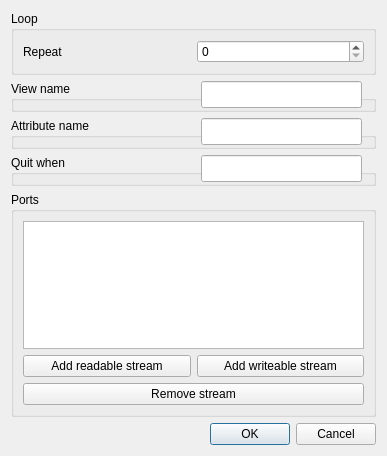
<?xml version="1.0" encoding="UTF-8"?>
<ui version="4.0">
 <class>DMGUIBoostLoop</class>
 <widget class="QDialog" name="DMGUIBoostLoop">
  <property name="geometry">
   <rect>
    <x>0</x>
    <y>0</y>
    <width>387</width>
    <height>456</height>
   </rect>
  </property>
  <property name="windowTitle">
   <string>Dialog</string>
  </property>
  <layout class="QVBoxLayout" name="verticalLayout">
   <item>
    <widget class="QGroupBox" name="groupBox_2">
     <property name="title">
      <string>Loop</string>
     </property>
     <layout class="QHBoxLayout" name="horizontalLayout">
      <item>
       <widget class="QLabel" name="label">
        <property name="text">
         <string>Repeat</string>
        </property>
       </widget>
      </item>
      <item>
       <widget class="QSpinBox" name="repeats"/>
      </item>
     </layout>
    </widget>
   </item>
   <item>
    <widget class="QGroupBox" name="groupBox_3">
     <property name="title">
      <string>View name</string>
     </property>
     <widget class="QLineEdit" name="viewnames">
      <property name="geometry">
       <rect>
        <x>190</x>
        <y>0</y>
        <width>161</width>
        <height>27</height>
       </rect>
      </property>
     </widget>
    </widget>
   </item>
   <item>
    <widget class="QGroupBox" name="groupBox_4">
     <property name="title">
      <string>Attribute name</string>
     </property>
     <widget class="QLineEdit" name="attributenames">
      <property name="geometry">
       <rect>
        <x>190</x>
        <y>0</y>
        <width>161</width>
        <height>27</height>
       </rect>
      </property>
     </widget>
    </widget>
   </item>
   <item>
    <widget class="QGroupBox" name="groupBox_5">
     <property name="title">
      <string>Quit when </string>
     </property>
     <widget class="QLineEdit" name="filternames">
      <property name="geometry">
       <rect>
        <x>190</x>
        <y>0</y>
        <width>161</width>
        <height>27</height>
       </rect>
      </property>
     </widget>
    </widget>
   </item>
   <item>
    <widget class="QGroupBox" name="groupBox">
     <property name="title">
      <string>Ports</string>
     </property>
     <layout class="QGridLayout" name="gridLayout">
      <item row="2" column="0">
       <widget class="QPushButton" name="addReadStream">
        <property name="text">
         <string>Add readable stream</string>
        </property>
       </widget>
      </item>
      <item row="2" column="1">
       <widget class="QPushButton" name="addWriteStream">
        <property name="text">
         <string>Add writeable stream</string>
        </property>
       </widget>
      </item>
      <item row="1" column="0" colspan="2">
       <widget class="QListWidget" name="streamList"/>
      </item>
      <item row="3" column="0" colspan="2">
       <widget class="QPushButton" name="removeStream">
        <property name="text">
         <string>Remove stream</string>
        </property>
       </widget>
      </item>
     </layout>
    </widget>
   </item>
   <item>
    <widget class="QDialogButtonBox" name="buttonBox">
     <property name="orientation">
      <enum>Qt::Horizontal</enum>
     </property>
     <property name="standardButtons">
      <set>QDialogButtonBox::Cancel|QDialogButtonBox::Ok</set>
     </property>
    </widget>
   </item>
  </layout>
 </widget>
 <resources/>
 <connections>
  <connection>
   <sender>buttonBox</sender>
   <signal>accepted()</signal>
   <receiver>DMGUIBoostLoop</receiver>
   <slot>accept()</slot>
   <hints>
    <hint type="sourcelabel">
     <x>248</x>
     <y>254</y>
    </hint>
    <hint type="destinationlabel">
     <x>157</x>
     <y>274</y>
    </hint>
   </hints>
  </connection>
  <connection>
   <sender>buttonBox</sender>
   <signal>rejected()</signal>
   <receiver>DMGUIBoostLoop</receiver>
   <slot>reject()</slot>
   <hints>
    <hint type="sourcelabel">
     <x>316</x>
     <y>260</y>
    </hint>
    <hint type="destinationlabel">
     <x>286</x>
     <y>274</y>
    </hint>
   </hints>
  </connection>
 </connections>
</ui>
